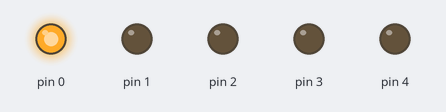
A sketch run on a simulated Arduino Uno, built with avr-gcc and run on an emulated ATmega328P. Shown: output pins drawn as LEDs (lit = HIGH).

Above: at 0.05 s.
At 0.15 s:
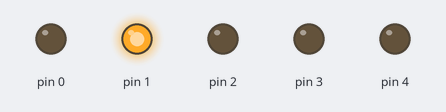
At 0.25 s:
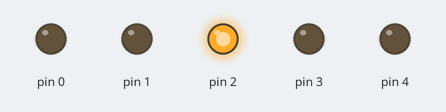
At 0.8 s:
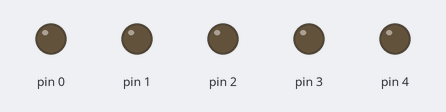
At 1.55 s:
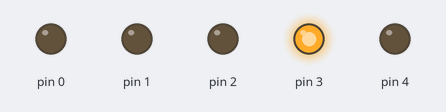
At 2.85 s:
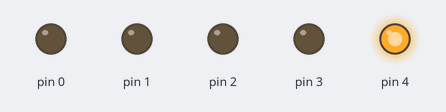
Timing chart, 0 to 3.1 s (numbered marks = the images above):
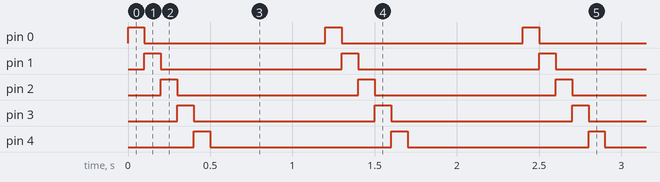

Measured:
- by itself, pin 0–4: alternates HIGH for 0.10 s and LOW for 1.1 s
- by itself, everything shown: repeats every 1.2 s, in 6 steps

The sketch:

Programa-de-encendido-de-leds-mediante-una-secuencia.ino
```cpp
void setup() {

  // put your setup code here, to run once:

for(int x=0; x<=4; x++){
pinMode(x, OUTPUT);

}
}

void loop() {

  // put your main code here, to run repeatedly:

for (int y=0; y<=11; y=y+1){
  digitalWrite(y, HIGH);
  delay(100);
  digitalWrite(y, LOW);
}
}
```
